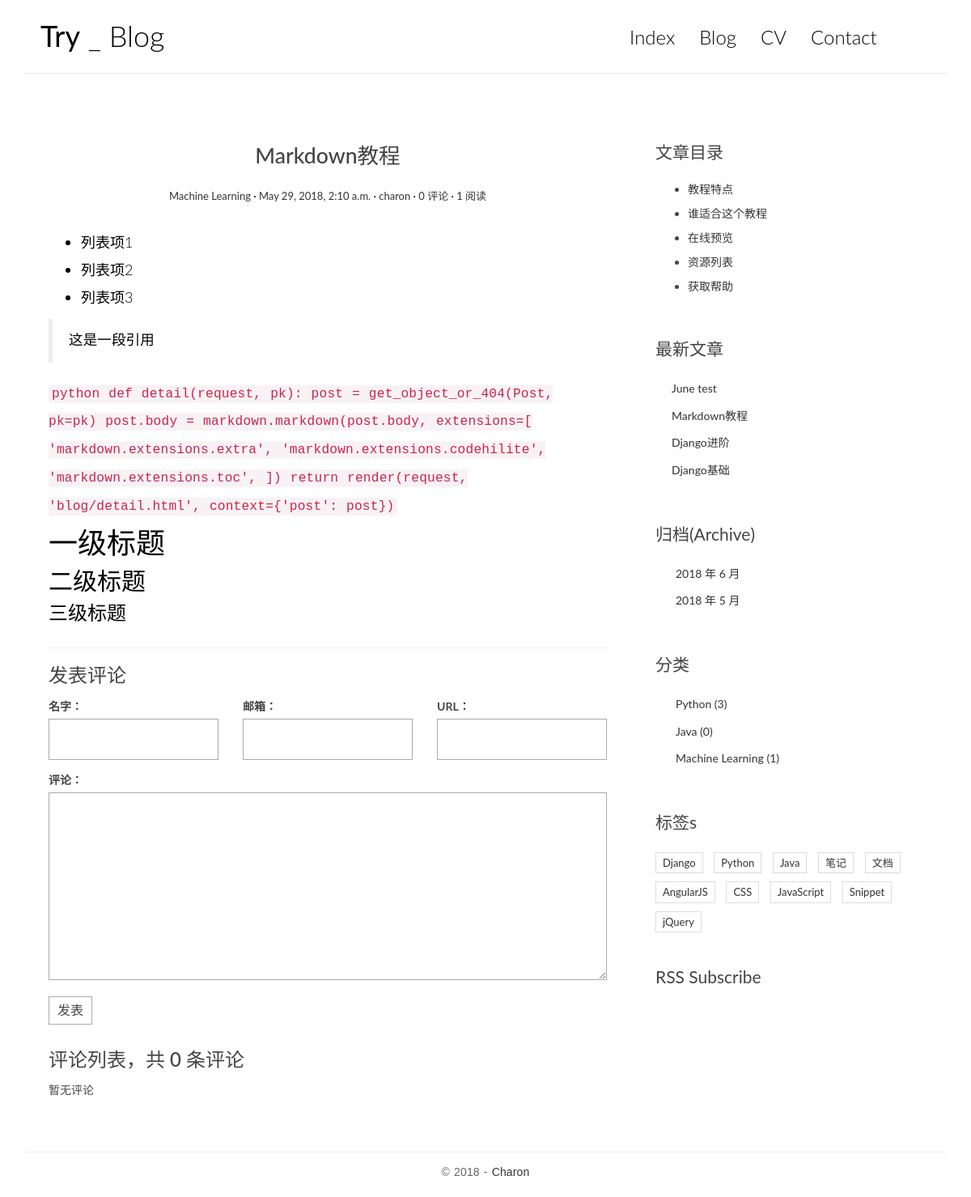
The page /post/3/ on the database as committed earlier.
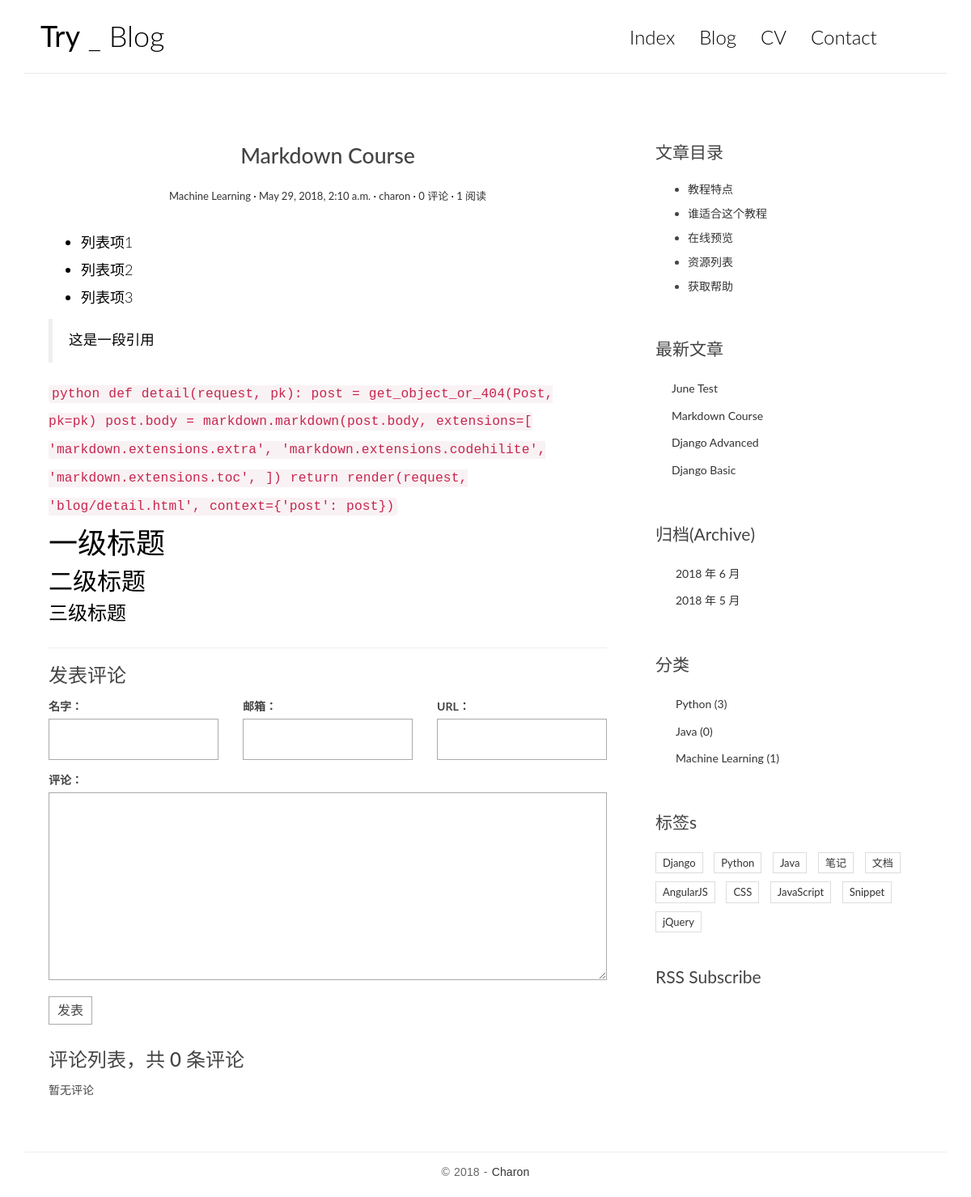
The same page on the database as committed later.
### blog/models.py (models this page shows, shortened)
class Post(models.Model):
    title = models.CharField(max_length=64)
    body = models.TextField()
    created_time = models.DateTimeField(auto_now_add=True)
    modified_time = models.DateTimeField()
    excerpt = models.CharField(max_length=200, blank=True, null= True)
    category = models.ForeignKey(Category,on_delete=models.CASCADE)
    tags = models.ManyToManyField(Tag,blank=True,null=True)
    author = models.ForeignKey(User,on_delete=models.CASCADE)
    views = models.PositiveIntegerField(default=0)  # 记录阅读量
    def get_absolute_url(self):
        return reverse('blog:detail', kwargs={'pk': self.pk})
    class Meta:
        ordering = ['-created_time','title']
    def increase_views(self):
        self.views += 1
        self.save(update_fields=['views'])
    def save(self, *args, **kwargs):
        if not self.excerpt:
            md = markdown.Markdown(extensions=[
                'markdown.extensions.extra',
                'markdown.extensions.codehilite',
            ])
            self.excerpt = strip_tags(md.convert(self.body))[:54]
        super(Post, self).save(*args, **kwargs)

class Category(models.Model):
    name = models.CharField(max_length=32)

### blog/views.py (the view)
# urls.py: re_path('post/(?P<pk>[0-9]+)/',views.detail,name='detail'),
def detail(request, pk):
    post = get_object_or_404(models.Post, pk=pk)
    post.increase_views()
    post.body = markdown.markdown(post.body, extensions=[
        'markdown.extensions.extra',
        'markdown.extensions.codehilite',
        'markdown.extensions.toc',
    ])
    form  = CommentForm()
    comment_list = post.comment_set.all()
    context = {'post':post, 'form':form, 'comment_list':comment_list}
    return render(request, 'blog/detail.html', context=context)

### comments/forms.py
class CommentForm(forms.ModelForm):
    class Meta:
        model = models.Comment
        fields = ['name','email', 'url', 'text']

### blog/templatetags/blog_tags.py (called while the page is built)
@register.simple_tag
def get_recent_post(num=5):
    return models.Post.objects.all().order_by('-created_time')[:num]

@register.simple_tag
def archives():
    return models.Post.objects.dates('created_time', 'month', order='DESC')

@register.simple_tag
def get_categories():
    return models.Category.objects.annotate(num_posts=Count('post')).filter(num_posts__gte=0)

### templates/blog/detail.html (shortened to what this page needs)
{% extends 'base.html' %}
{% block main %}
    <article class="post post-{{ post.pk }}">
        <header class="entry-header">
            <h1 class="entry-title">{{ post.title }}</h1>
            <div class="entry-meta">
                <span class="post-category"><a href="#">{{ post.category.name }}</a></span>
                <span class="post-date"><a href="#"><time class="entry-date"
                                                          datetime="{{ post.created_time }}">{{ post.created_time }}</time></a></span>
                <span class="post-author"><a href="#">{{ post.author }}</a></span>
                <span class="comments-link"><a href="#">{{ post.comment_set.count }} 评论</a></span>
                <span class="views-count"><a href="#">{{ post.views }} 阅读</a></span>
            </div>
        </header>
        <div class="entry-content clearfix">
            {{ post.body|safe }}
        </div>
    </article>
    <section class="comment-area" id="comment-area">
        <hr>
        <h3>发表评论</h3>
        <form action="{% url 'comments:post_comment' post.pk %}" method="post" class="comment-form">
            <div class="row">
                <div class="col-md-4">
                    <label for="{{ form.name.id_for_label }}">名字：</label>
                    {{ form.name }}
                </div>
                <div class="col-md-4">
                    <label for="{{ form.email.id_for_label }}">邮箱：</label>
                    {{ form.email }}
                </div>
                <div class="col-md-4">
                    <label for="{{ form.url.id_for_label }}">URL：</label>
                    {{ form.url }}
                </div>
                <div class="col-md-12">
                    <label for="{{ form.text.id_for_label }}">评论：</label>
                    {{ form.text }}
                    <button type="submit" class="comment-btn">发表</button>
                </div>
            </div>
        </form>
        <div class="comment-list-panel">
            <h3>评论列表，共 <span>{{ post.comment_set.count }}</span> 条评论</h3>
            <ul class="comment-list list-unstyled">
                {% for comment in comment_list %}
                    <li class="comment-item">
                        <span class="nickname">{{ comment.name }}</span>
                        <time class="submit-date">{{ comment.created_time }}</time>
                        <div class="text">
                            {{ comment.text }}
                        </div>
                    </li>
                {% empty %}
                    暂无评论
                {% endfor %}
            </ul>
        </div>
    </section>
{% endblock main %}
{% block toc %}
    <div class="widget widget-content">
        <h3 class="widget-title">文章目录</h3>
        <ul>
            <li>
                <a href="#">教程特点</a>
            </li>
            <li>
                <a href="#">谁适合这个教程</a>
            </li>
            <li>
                <a href="#">在线预览</a>
            </li>
            <li>
                <a href="#">资源列表</a>
            </li>
            <li>
                <a href="#">获取帮助</a>
            </li>
        </ul>
    </div>
{% endblock toc %}

### templates/base.html (shortened to what this page needs)
{% load staticfiles %}
{% load blog_tags %}
<!DOCTYPE html>
<html>
<head>
    <link rel="stylesheet" href="http://code.ionicframework.com/ionicons/2.0.1/css/ionicons.min.css">
    <link href="https://cdn.bootcss.com/bootstrap/3.3.7/css/bootstrap.min.css" rel="stylesheet">
    <link rel="stylesheet" href="{% static 'blog/css/pace.css' %}">
    <link rel="stylesheet" href="{% static 'blog/css/custom.css' %}">
    <link rel="stylesheet" href="{% static 'blog/css/highlights/github.css' %}">
</head>
<body>
<div class="container">
    <header id="site-header">
        <div class="row">
            <div class="col-md-4 col-sm-5 col-xs-8">
                <div class="logo">
                    <h1><a href="{% url 'blog:index' %}"><b>Try</b> _ Blog</a></h1>
                </div>
            </div>
            <div class="col-md-8 col-sm-7 col-xs-4">
                <nav class="main-nav" role="navigation">
                    <div class="collapse navbar-collapse" id="bs-example-navbar-collapse-1">
                        <ul class="nav navbar-nav navbar-right">
                            <li class="cl-effect-11"><a href="index.html" data-hover="Index">Index</a></li>
                            <li class="cl-effect-11"><a href="full-width.html" data-hover="Blog">Blog</a></li>
                            <li class="cl-effect-11"><a href="about.html" data-hover="CV">CV</a></li>
                            <li class="cl-effect-11"><a href="contact.html" data-hover="Contact">Contact</a></li>
                        </ul>
                    </div>
                </nav>
            </div>
        </div>
    </header>
</div>
<div class="content-body">
    <div class="container">
        <div class="row">
            <main class="col-md-8">
                {% block main %}
                {% endblock main %}
            </main>
            <aside class="col-md-4">
                {% block toc %}
                {% endblock toc %}
                <div class="widget widget-recent-posts">
                    <h3 class="widget-title">最新文章</h3>
                    {% get_recent_post as recent_post_list %}
                    <ul>
                        {% for post in recent_post_list %}
                            <li>
                                <a href="{{ post.get_absolute_url }}">{{ post.title }}</a>
                            </li>
                        {% empty %}
                            暂无文章！
                        {% endfor %}
                    </ul>
                </div>
                <div class="widget widget-archives">
                    <h3 class="widget-title">归档(Archive)</h3>
                    {% archives as date_list %}
                    <ul>
                        {% for date in date_list %}
                            <li>
                                <a href="{% url 'blog:archives' date.year date.month %}">{{ date.year }}
                                    年 {{ date.month }} 月</a>
                            </li>
                        {% empty %}
                            暂无归档！
                        {% endfor %}
                    </ul>
                </div>
                <div class="widget widget-category">
                    <h3 class="widget-title">分类</h3>
                    {% get_categories as category_list %}
                    <ul>
                        {% for category in category_list %}
                            <li>
                                <a href="{% url 'blog:category' category.pk %}">{{ category.name }} <span
                                        class="post-count">({{ category.num_posts }})</span></a>
                            </li>
                        {% endfor %}
                    </ul>
                </div>
                <div class="widget widget-tag-cloud">
                    <h3 class="widget-title">标签s</h3>
                    <ul>
                        <li>
                            <a href="#">Django</a>
                        </li>
                        <li>
                            <a href="#">Python</a>
                        </li>
                        <li>
                            <a href="#">Java</a>
                        </li>
                        <li>
                            <a href="#">笔记</a>
                        </li>
                        <li>
                            <a href="#">文档</a>
                        </li>
                        <li>
                            <a href="#">AngularJS</a>
                        </li>
                        <li>
                            <a href="#">CSS</a>
                        </li>
                        <li>
                            <a href="#">JavaScript</a>
                        </li>
                        <li>
                            <a href="#">Snippet</a>
                        </li>
                        <li>
                            <a href="#">jQuery</a>
                        </li>
                    </ul>
                </div>
                <div class="rss">
                    <a href=""> RSS Subscribe</a>
                </div>
            </aside>
        </div>
    </div>
</div>
<footer id="site-footer">
    <div class="container">
        <div class="row">
            <div class="col-md-12">
                <p class="copyright">&copy 2018 - <a href="#" target="_blank">Charon</a>
                </p>
            </div>
        </div>
    </div>
</footer>
</body>
</html>

### static/blog/css/custom.css (style rules this page uses)
* { outline: none; }
h1, h2, h3, h4, h5, h6 { margin-top: 0; }
b { font-weight: 400; }
a { color: #333; }
body { color: #444; font-family: 'Lato', sans-serif; }
p { font-family: 'Ubuntu', sans-serif; font-weight: 400; word-spacing: 1px; letter-spacing: 0.01em; }
#site-header { background-color: #FFF; padding: 25px 20px; margin-bottom: 40px; border-bottom: 1px solid #e7e7e7; }
.logo h1 a { color: #000; }
.logo h1 { margin: 0; font-family: 'Lato', sans-serif; font-weight: 300; }
.main-nav { margin-top: 11px; max-width: 95%; }
.main-nav a { color: #000000 !important; padding: 0 0 5px 0 !important; margin-right: 30px; font-family: 'Lato', sans-serif; font-weight: 300; font-size: 24px; }
.cl-effect-11 a { padding: 10px 0; color: #0972b4; text-shadow: none; }
.cl-effect-11 a::before { position: absolute; top: 0; left: 0; overflow: hidden; padding: 0 0 5px 0 !important; max-width: 0; border-bottom: 1px solid #000; color: #000; content: attr(data-hover); white-space: nowrap; -webkit-transition: max-width 0.5s; -moz-transition: max-width 0.5s; transition: max-width 0.5s; }
.content-body { padding-bottom: 4em; }
.post { background: #fff; padding: 30px 30px 0; }
.entry-title { text-align: center; font-size: 1.9em; margin-bottom: 20px; line-height: 1.6; padding: 10px 20px 0; }
.entry-meta { text-align: center; color: #DDDDDD; font-size: 13px; margin-bottom: 30px; }
.entry-content { font-size: 18px; line-height: 1.9; font-weight: 300; color: #000; }
.post-category::after, .post-date::after, .post-author::after, .comments-link::after { content: ' ·'; color: #000; }
.widget { background: #fff; padding: 30px 0 0; }
.widget-title { font-size: 1.5em; margin-bottom: 20px; line-height: 1.6; padding: 10px 0 0; font-weight: 400; }
.widget-recent-posts ul { padding: 0; margin: 0; padding-left: 20px; }
.widget-recent-posts ul li { list-style-type: none; position: relative; line-height: 170%; margin-bottom: 10px; }
.widget-recent-posts ul li::before { content: '\f3d3'; font-family: "Ionicons"; position: absolute; left: -17px; top: 3px; font-size: 16px; color: #000; }
.widget-archives ul { padding: 0; margin: 0; padding-left: 25px; }
.widget-archives ul li { list-style-type: none; position: relative; line-height: 170%; margin-bottom: 10px; }
.widget-archives ul li::before { content: '\f3f3'; font-family: "Ionicons"; position: absolute; left: -25px; top: 1px; font-size: 16px; color: #000; }
.widget-category ul { padding: 0; margin: 0; padding-left: 25px; }
.widget-category ul li { list-style-type: none; position: relative; line-height: 170%; margin-bottom: 10px; }
.widget-category ul li::before { content: '\f3fe'; font-family: "Ionicons"; position: absolute; left: -25px; top: 1px; font-size: 18px; color: #000; }
.widget-tag-cloud ul { padding: 0; margin: 0; margin-right: -10px; }
.widget-tag-cloud ul li { list-style-type: none; font-size: 13px; display: inline-block; margin-right: 10px; margin-bottom: 10px; padding: 3px 8px; border: 1px solid #ddd; }
.widget-content ul li { margin-bottom: 10px; }
.rss { font-size: 21px; margin-top: 30px; }
.rss a { color: #444; }
#site-footer { padding-top: 10px; padding: 0 0 1.5em 0; }
.copyright { text-align: center; padding-top: 1em; margin: 0; border-top: 1px solid #eee; color: #666; }
.contact-form input, .comment-form input { border: 1px solid #aaa; margin-bottom: 15px; width: 100%; padding: 15px 15px; font-size: 16px; line-height: 100%; transition: 0.4s border-color linear; }
.contact-form textarea, .comment-form textarea { border: 1px solid #aaa; margin-bottom: 15px; width: 100%; padding: 15px 15px; font-size: 16px; line-height: 20px !important; min-height: 183px; transition: 0.4s border-color linear; }
.comment-area { padding: 0 30px 0; }
.comment-form { margin-top: 15px; }
.comment-form .comment-btn { background-color: #fff; border: 1px solid #aaa; font-size: 16px; padding: 5px 10px; }
.comment-list-panel { margin-top: 30px; }
.comment-list { margin-top: 15px; }

Rows that differ between the two databases and show on the page:
changed Post "Machine Learning": title "Markdown教程" → "Markdown Course"
changed Post: title "June test" → "June Test"
changed Post: title "Django进阶" → "Django Advanced"
changed Post: title "Django基础" → "Django Basic"
